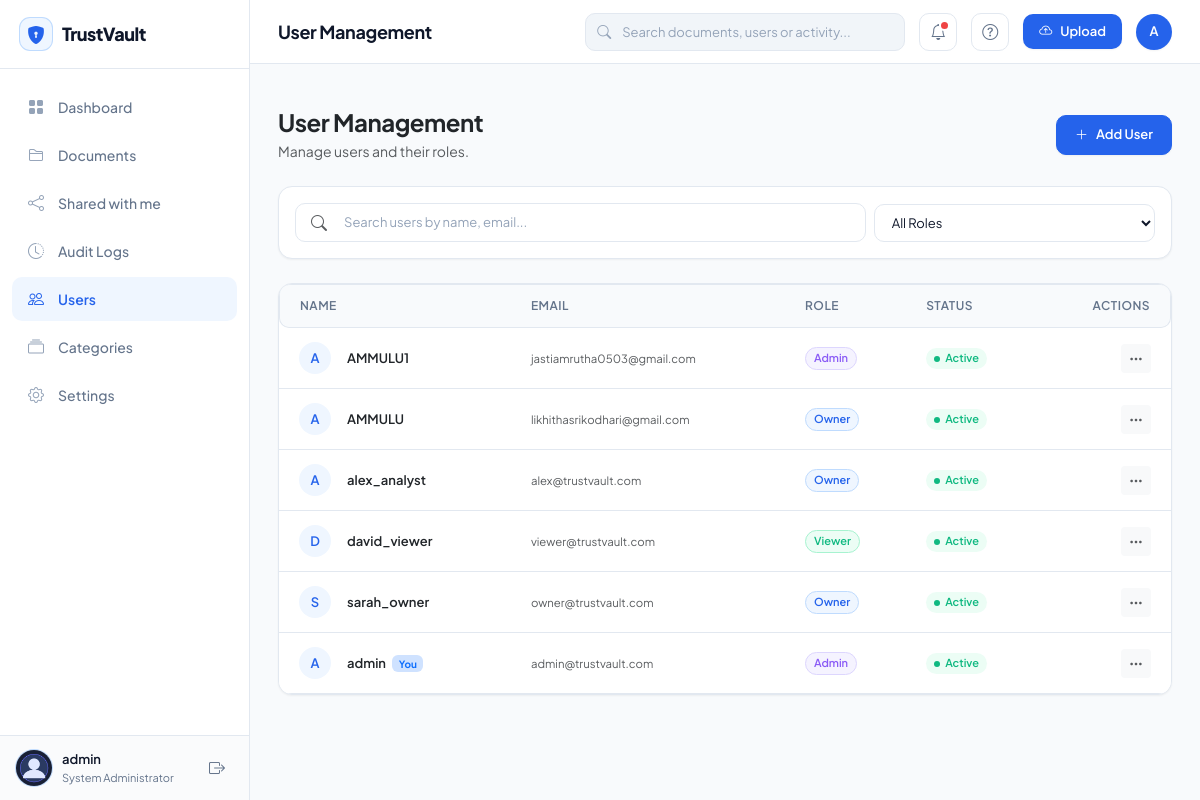
The app's page /users (signed in) with its own data.
### backend/app/models/user.py (models this page shows, shortened)
class User(db.Model, UserMixin):
    __tablename__ = 'users'
    id = db.Column(db.Integer, primary_key=True)
    username = db.Column(db.String(50), unique=False, nullable=False, index=True)
    email = db.Column(db.String(120), unique=True, nullable=False, index=True)
    password_hash = db.Column(db.String(128), nullable=False)
    role = db.Column(db.String(20), nullable=False, default='Viewer')  # 'Admin', 'Owner', 'Viewer'
    department = db.Column(db.String(100), nullable=False, default='General')  # e.g. Finance, Legal, HR, Engineering
    status = db.Column(db.String(20), nullable=False, default='Active')  # 'Active', 'Suspended', 'Inactive'
    profile_pic = db.Column(db.String(120), default='default_avatar.png')
    created_at = db.Column(db.DateTime, default=lambda: datetime.now(timezone.utc))
    updated_at = db.Column(db.DateTime, default=lambda: datetime.now(timezone.utc), onupdate=lambda: datetime.now(timezone.utc))
    last_login = db.Column(db.DateTime, nullable=True)
    documents = db.relationship('Document', foreign_keys='Document.owner_id', backref='owner', lazy=True, cascade='all, delete-orphan')
    permissions = db.relationship('Permission', foreign_keys='Permission.user_id', backref='user', lazy=True, cascade='all, delete-orphan')
    granted_permissions = db.relationship('Permission', foreign_keys='Permission.granted_by', backref='granter', lazy=True)
    activity_logs = db.relationship('ActivityLog', backref='user', lazy=True)
    notifications = db.relationship('Notification', backref='user', lazy=True, cascade='all, delete-orphan')
    @property
    def is_admin(self):
        return (self.role or '').strip().lower() == 'admin'

### backend/app/users/routes.py (the view)
@users_bp.route('/users')
@login_required
@admin_required
def admin_users():
    status_filter = request.args.get('status')
    role_filter = request.args.get('role')
    all_users = UserService.list_all_users(status=status_filter, role=role_filter)
    return render_template('users.html', users=all_users)

### backend/app/models/user.py (called while the page is built)
@login_manager.user_loader
def load_user(user_id):
    return db.session.get(User, int(user_id))

### backend/app/repositories/user_repository.py (called while the page is built)
    @staticmethod
    def get_all(status=None, role=None, department=None):
        query = User.query
        if status:
            query = query.filter(User.status == status)
        if role:
            query = query.filter(User.role == role)
        if department:
            query = query.filter(User.department == department)
        return query.order_by(User.created_at.desc()).all()

### backend/app/users/service.py (called while the page is built)
    @staticmethod
    def list_all_users(status=None, role=None):
        return UserRepository.get_all(status=status, role=role)

### frontend/templates/users.html (shortened to what this page needs)
{% extends "base.html" %}
{% block page_title %}User Management{% endblock %}
{% block content %}
<div class="d-flex align-items-center justify-content-between flex-wrap gap-3 mb-4">
    <div>
        <h2 class="fs-4 fw-bold text-dark mb-1">User Management</h2>
        <p class="text-muted small mb-0">Manage users and their roles.</p>
    </div>
    <div>
        <button type="button" class="btn-primary-blue" data-bs-toggle="modal" data-bs-target="#addUserModal">
            <i class="bi bi-plus-lg"></i> Add User
        </button>
    </div>
</div>
<div class="saas-card p-3 mb-4">
    <div class="row g-2 align-items-center">
        <div class="col-12 col-md-8">
            <div class="position-relative">
                <i class="bi bi-search position-absolute top-50 start-0 translate-middle-y ms-3 text-muted"></i>
                <input type="text" class="saas-input ps-5" placeholder="Search users by name, email..." id="userSearchInput" onkeyup="filterUsersTable()">
            </div>
        </div>
        <div class="col-12 col-md-4">
            <select class="saas-select" id="roleFilterSelect" onchange="filterUsersTable()">
                <option value="">All Roles</option>
            </select>
        </div>
    </div>
</div>
<div class="saas-card p-0 overflow-hidden mb-4">
    <div class="table-responsive">
        <table class="saas-table mb-0" id="usersTable">
            <thead>
                <tr>
                    <th style="padding-left: 20px;">Name</th>
                    <th>Email</th>
                    <th>Role</th>
                    <th>Status</th>
                    <th class="text-end" style="padding-right: 20px;">Actions</th>
                </tr>
            </thead>
            <tbody>
                {% for u in users %}
                <tr class="user-row" data-name="{{ u.username|lower }}" data-email="{{ u.email|lower }}" data-role="{{ u.role }}">
                    <td style="padding-left: 20px;">
                        <div class="d-flex align-items-center gap-3">
                            <span class="activity-avatar" style="width: 32px; height: 32px; font-size: 13px;">
                                {{ u.username[:1]|upper }}
                            </span>
                            <div>
                                <span class="fw-semibold text-dark">{{ u.username }}</span>
                                {% if u.id == current_user.id %}
                                <span class="badge bg-primary-subtle text-primary ms-1" style="font-size: 10px;">You</span>
                                {% endif %}
                            </div>
                        </div>
                    </td>
                    <td>
                        <span class="text-muted small">{{ u.email }}</span>
                    </td>
                    <td>
                        <span class="pill-role {{ u.role|lower }}">
                            {{ u.role }}
                        </span>
                    </td>
                    <td>
                        <span class="pill-status {{ 'active' if (u.status or 'Active') == 'Active' else 'inactive' }}">
                            <span style="width: 6px; height: 6px; border-radius: 50%; background-color: {{ '#10b981' if (u.status or 'Active') == 'Active' else '#94a3b8' }};"></span>
                            {{ u.status or 'Active' }}
                        </span>
                    </td>
                    <td class="text-end" style="padding-right: 20px;">
                        <div class="dropdown">
                            <button class="btn btn-sm btn-light border-0 text-muted" type="button" data-bs-toggle="dropdown" aria-expanded="false">
                                <i class="bi bi-three-dots"></i>
                            </button>
                        </div>
                    </td>
                </tr>
                {% endfor %}
            </tbody>
        </table>
    </div>
</div>
{% endblock %}

### frontend/templates/base.html (shortened to what this page needs)
<!DOCTYPE html>
<html lang="en">
<head>
    <link href="https://cdn.jsdelivr.net/npm/bootstrap@5.3.3/dist/css/bootstrap.min.css" rel="stylesheet">
    <link rel="stylesheet" href="https://cdn.jsdelivr.net/npm/bootstrap-icons@1.11.3/font/bootstrap-icons.min.css">
    <link rel="stylesheet" href="{{ url_for('static', filename='css/style.css') }}">
</head>
<body>
{% if current_user.is_authenticated and not hide_nav %}
    <div class="app-shell">
        <aside class="app-sidebar" id="appSidebar">
            <div>
                <div class="sidebar-header">
                    <a href="{{ url_for('main.dashboard') }}" class="sidebar-brand-box">
                        <div class="sidebar-brand-icon">
                            <i class="bi bi-shield-lock-fill"></i>
                        </div>
                        <h1 class="sidebar-brand-title">TrustVault</h1>
                    </a>
                </div>
                <ul class="sidebar-nav-list">
                    <li>
                        <a href="{{ url_for('main.dashboard') }}" class="sidebar-nav-item {% if request.endpoint in ['dashboard.index', 'main.dashboard'] %}active{% endif %}">
                            <i class="bi bi-grid-fill"></i>
                            <span>Dashboard</span>
                        </a>
                    </li>
                    <li>
                        <a href="{{ url_for('main.documents') }}" class="sidebar-nav-item {% if request.endpoint in ['documents.documents', 'main.documents'] and request.args.get('view') != 'shared' %}active{% endif %}">
                            <i class="bi bi-folder2"></i>
                            <span>Documents</span>
                        </a>
                    </li>
                    <li>
                        <a href="{{ url_for('main.documents', view='shared') }}" class="sidebar-nav-item {% if request.args.get('view') == 'shared' %}active{% endif %}">
                            <i class="bi bi-share"></i>
                            <span>Shared with me</span>
                        </a>
                    </li>
                    <li>
                        <a href="{{ url_for('main.activity_logs') }}" class="sidebar-nav-item {% if request.endpoint in ['audit.logs', 'main.activity_logs'] %}active{% endif %}">
                            <i class="bi bi-clock-history"></i>
                            <span>Audit Logs</span>
                        </a>
                    </li>
                    <li>
                        <a href="{{ url_for('main.admin_users') }}" class="sidebar-nav-item {% if request.endpoint in ['users.admin_users', 'main.admin_users'] %}active{% endif %}">
                            <i class="bi bi-people"></i>
                            <span>Users</span>
                        </a>
                    </li>
                    <li>
                        <a href="{{ url_for('main.categories') }}" class="sidebar-nav-item {% if request.endpoint in ['documents.categories', 'main.categories'] %}active{% endif %}">
                            <i class="bi bi-collection"></i>
                            <span>Categories</span>
                        </a>
                    </li>
                    <li>
                        <a href="{{ url_for('main.profile') }}" class="sidebar-nav-item {% if request.endpoint in ['users.profile', 'main.profile'] %}active{% endif %}">
                            <i class="bi bi-gear"></i>
                            <span>Settings</span>
                        </a>
                    </li>
                </ul>
            </div>
            <div class="sidebar-footer">
                <div class="sidebar-user-card">
                    <div class="sidebar-user-avatar">
                        {% if current_user.profile_pic %}
                            <img src="{{ url_for('static', filename='images/avatars/' + current_user.profile_pic) }}" alt="{{ current_user.username }}">
                        {% else %}
                            {{ current_user.username[:1]|upper if current_user.username else 'U' }}
                        {% endif %}
                    </div>
                    <div class="sidebar-user-info">
                        <div class="sidebar-user-name" title="{{ current_user.username }}">
                            {{ current_user.username }}
                        </div>
                        <div class="sidebar-user-role">
                            {% if current_user.is_admin %}System Administrator{% elif current_user.is_owner %}Document Owner{% else %}Viewer{% endif %}
                        </div>
                    </div>
                    <a href="{{ url_for('main.logout') }}" class="sidebar-logout-btn" title="Sign Out">
                        <i class="bi bi-box-arrow-right"></i>
                    </a>
                </div>
            </div>
        </aside>
        <div class="app-main">
            <header class="app-topbar">
                <h1 class="topbar-title">{% block page_title %}Dashboard{% endblock %}</h1>
                <div class="topbar-actions">
                    <form action="{{ url_for('main.search') }}" method="GET" class="topbar-search-box d-none d-md-block">
                        <input type="text" name="q" placeholder="Search documents, users or activity..." value="{{ request.args.get('q', '') }}">
                    </form>
                    <button type="button" class="topbar-icon-btn" title="Notifications">
                        <i class="bi bi-bell"></i>
                        <span class="topbar-badge-dot"></span>
                    </button>
                    <button type="button" class="topbar-icon-btn" title="Help & Support">
                        <i class="bi bi-question-circle"></i>
                    </button>
                    {% if current_user.is_admin or current_user.is_owner %}
                    <button type="button" class="btn-pill-upload" data-bs-toggle="modal" data-bs-target="#quickUploadModal">
                        <i class="bi bi-cloud-arrow-up"></i> Upload
                    </button>
                    {% endif %}
                    <a href="{{ url_for('main.profile') }}" class="topbar-user-avatar" title="{{ current_user.username }} ({{ current_user.role }})">
                        {{ current_user.username[:1]|upper if current_user.username else 'U' }}
                    </a>
                </div>
            </header>
            <div class="px-4 pt-3">
            </div>
            <main class="app-content">
                {% block content %}{% endblock %}
            </main>
        </div>
    </div>
{% else %}
    <div class="min-vh-100 d-flex flex-column">
        {{ self.content() }}
    </div>
{% endif %}
</body>
</html>

### records on screen
User: profile_pic (placeholder picture), username "admin", username "A", shows "You", email "admin@trustvault.com", role "Admin", status "Active"
User: username "A", username "AMMULU1", email "jastiamrutha0503@gmail.com", role "Admin", status "Active"
User: username "A", username "AMMULU", email "likhithasrikodhari@gmail.com", role "Owner", status "Active"
User: username "A", username "alex_analyst", email "alex@trustvault.com", role "Owner", status "Active"
User: username "D", username "david_viewer", email "viewer@trustvault.com", role "Viewer", status "Active"
User: username "S", username "sarah_owner", email "owner@trustvault.com", role "Owner", status "Active"
